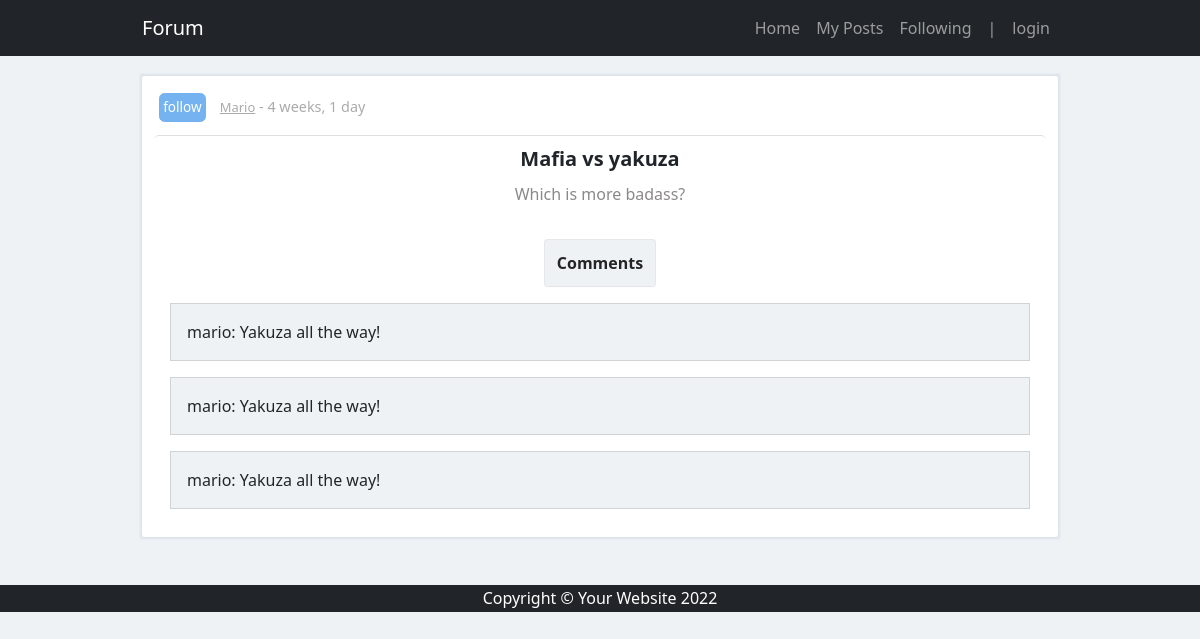
Screenshot of /commentspost/11 with the database file from the repository.
### base/models.py (models this page shows, shortened)
class Post(models.Model):
    header = models.CharField(max_length=100)
    body = models.TextField()
    updated = models.DateTimeField(auto_now=True)
    created = models.DateTimeField(auto_now_add=True)
    user = models.ForeignKey(settings.AUTH_USER_MODEL, on_delete=models.CASCADE)
    class Meta:
        ordering = ['-updated', '-created']

class Comment(models.Model):
    body = models.TextField()
    post = models.ForeignKey(Post, on_delete=models.CASCADE)
    user = models.ForeignKey(settings.AUTH_USER_MODEL, on_delete=models.CASCADE)
    updated = models.DateTimeField(auto_now=True)
    created = models.DateTimeField(auto_now_add=True)
    class Meta:
        ordering = ['-updated', '-created']

### base/views.py (the view)
# urls.py: path('commentspost/<str:pk>', views.commentspost, name='commentspost'),
def commentspost(request, pk):
    post = Post.objects.filter(id=pk)
    users = User.objects.filter(comment__post_id=pk).values('id')
    user_id_list = []
    for u in users:
        user_id_list.append(u['id'])
    user_id_list = list(set(user_id_list))
    all_comments = Comment.objects.filter(post__id=pk).filter(user__id__in=user_id_list).values('id', 'body', 'post_id', 'user_id', 'user__id', 'user__username')
    context = {'posts': post, 'comments_list':all_comments}
    if request.method == "POST":
        comment_id = request.POST.get('comment_id')
        delete_comment = request.POST.get('delete_comment')
        if 'delete_comment' == delete_comment:
            comment = Comment.objects.filter(id=comment_id)
            comment.delete()
            return redirect('commentspost', pk=pk)
        else:
            comment = request.POST["user_comment"]
            comment_instance = Comment.objects.create(body=comment, post_id=pk, user_id=request.user.id)
            comment_instance.save()
            return redirect('commentspost', pk=pk)
    else:
        return render(request, 'base/commentspost.html', context)

### base/templates/base/commentspost.html (shortened to what this page needs)
{% extends 'base/main.html' %}
{% block content %}
<div class="container margin-top">
    {% if posts is not None %}
        {% for post in posts %}
            {% include 'base/components/post_component.html' with comments_list=comments_list %}
        {% endfor %}
    {% endif %}
</div>
{% endblock %}

### base/templates/base/components/post_component.html (shortened to what this page needs)
<div class="card mb-4-post">
    <div class="card-body">
        <div class="card-text-small">
        {% include 'base/components/follow_unfollow_component.html' with post_user_id=post.user_id followed_list=followed_list %}
        <a class="card-text-small" href="{% url 'userprofile' post.user_id %}#">{{post.user | title}}</a> - {{post.created | timesince}}
        </div>
        <div class="card-header">{{post.header}} </div>
        <p class="card-text-body-custom"> {{post.body}} </p>
        <div class="row-flex">
            <form method="POST" action="">
                <a class="nav-link button-6-custom" href="{% url 'commentspost' post.id %}#"> Comments </a>
            </form>
        </div>
        {% include 'base/components/comment_component.html' with comments=comments %}
    </div>
</div>

### base/templates/base/components/follow_unfollow_component.html (shortened to what this page needs)
{% if post_user_id in followed_list %}
    <form action="{% url 'home' %}" method="POST" class="card-text-small unset-all"></form>
    <form action="{% url 'home' %}" method="POST" class="card-text-small unset-all">
        {% csrf_token %}
        <input type="submit" name="unfollow" value="unfollow" class="button-following" >
        <input type="hidden" name="followed_id" value="{{post.user_id}}">
    </form>
{% else %}
    <form action="{% url 'home' %}" method="POST" class="card-text-small unset-all">
        <input type="submit" name="follow" value="follow" class="button-following" >
    </form>
{% endif %}

### base/templates/base/components/comment_component.html (shortened to what this page needs)
{% for comment in comments_list %}
<form method="post" name="">
    <p class="card-comment"> {{comment.user__username}}: {{comment.body}}
    </p>
</form>
{% endfor%}

### base/static/css/styles_custom.css (style rules this page uses)
.button-6-custom, .button-delete-custom, .nav-button-delete { align-items: center; background-color: #EFF2F5; border: 1px solid rgba(133, 133, 133, 0.1); border-radius: .25rem; box-shadow: rgba(0, 0, 0, 0.02) 0 1px 3px 0; box-sizing: border-box; color: rgba(0, 0, 0, 0.85); cursor: pointer; display: inline-flex; font-family: system-ui,-apple-system,system-ui,"Helvetica Neue",Helvetica,Arial,sans-serif; font-size: 16px; font-weight: 600; justify-content: center; line-height: 1.25; margin: 0; min-height: 3rem; padding: 0.5rem 0.75rem; position: relative; text-decoration: none; transition: all 250ms; user-select: none; -webkit-user-select: none; touch-action: manipulation; vertical-align: baseline; width: auto; text-decoration: none; }
.row-flex, .row-flex-create-post { display: flex; justify-content: space-around; padding-top: 25px; align-items: center; flex-wrap: wrap; }
.unset-all { all:unset; }
.button-following { all: unset; margin: 5px; margin-right: 10px; padding: 0.2rem; border: 1px solid #74b2f0; border-radius: .35rem; color: white; background-color: #74b2f0; font-size: 0.85rem; }
.margin-top { margin-top: 20px; }

### rows the page displays
Post: user "Mario", created "4 weeks, 1 day", header "Mafia vs yakuza", body "Which is more badass?"
Comment: user__username "mario", body "Yakuza all the way!"
Comment: user__username "mario", body "Yakuza all the way!"
Comment: user__username "mario", body "Yakuza all the way!"
